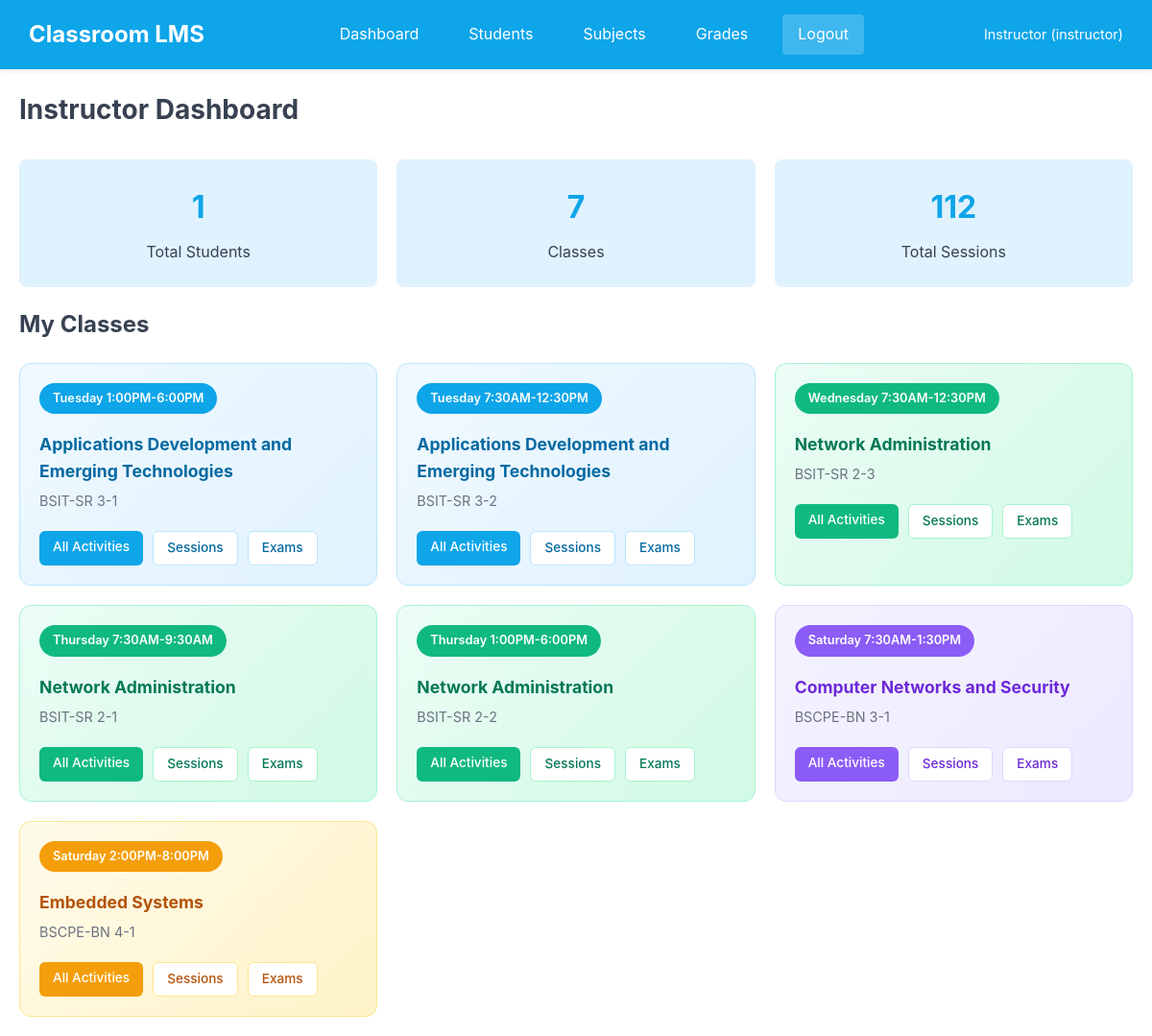
The app's page /dashboard (signed in) with its own data.
### tables this page shows
CREATE TABLE users (
            id INTEGER PRIMARY KEY AUTOINCREMENT,
            username TEXT UNIQUE NOT NULL,
            password_hash TEXT NOT NULL,
            full_name TEXT NOT NULL,
            role TEXT NOT NULL,
            student_id TEXT,
            section TEXT,
            created_at TIMESTAMP DEFAULT CURRENT_TIMESTAMP
        );

CREATE TABLE subjects (
        id INTEGER PRIMARY KEY AUTOINCREMENT,
        code TEXT NOT NULL,
        name TEXT NOT NULL,
        description TEXT,
        section TEXT,
        day TEXT,
        time_schedule TEXT
    );

### app.py (the view)
@app.route('/dashboard')
@login_required
def dashboard():
    if current_user.role != 'instructor':
        return redirect(url_for('student_dashboard'))
    conn = get_db()
    cursor = conn.cursor()
    cursor.execute('SELECT * FROM subjects')
    subjects = cursor.fetchall()
    cursor.execute('SELECT COUNT(*) as count FROM users WHERE role = "student"')
    student_count = cursor.fetchone()['count']
    conn.close()
    return render_template('dashboard.html', subjects=subjects, student_count=student_count)

### app.py (called while the page is built)
@login_manager.user_loader
def load_user(user_id):
    conn = get_db()
    cursor = conn.cursor()
    cursor.execute('SELECT * FROM users WHERE id = ?', (user_id,))
    user = cursor.fetchone()
    conn.close()
    if user:
        return User(user['id'], user['username'], user['full_name'], user['role'], user['student_id'], user['section'])
    return None

### database.py (called while the page is built)
def get_db():
    conn = sqlite3.connect(DATABASE)
    conn.row_factory = sqlite3.Row
    return conn

### templates/dashboard.html (shortened to what this page needs)
{% extends 'base.html' %}
{% block content %}
<div class="page-header">
    <h1>Instructor Dashboard</h1>
</div>
<div class="dashboard-grid">
    <div class="stat-card">
        <h3>{{ student_count }}</h3>
        <p>Total Students</p>
    </div>
    <div class="stat-card">
        <h3>{{ subjects|length }}</h3>
        <p>Classes</p>
    </div>
    <div class="stat-card">
        <h3>{{ subjects|length * 16 }}</h3>
        <p>Total Sessions</p>
    </div>
</div>
<h2 class="mt-20">My Classes</h2>
<div class="dashboard-grid">
    {% for subject in subjects %}
    {% set color_class = 'color-blue' %}
    {% if subject.code == 'COMP019' %}
        {% set color_class = 'color-sky' %}
    {% elif subject.code == 'COMP012' %}
        {% set color_class = 'color-emerald' %}
    {% elif subject.code == 'CNS' %}
        {% set color_class = 'color-violet' %}
    {% elif subject.code == 'ES' %}
        {% set color_class = 'color-amber' %}
    {% endif %}
    <div class="subject-card {{ color_class }}">
        <div class="schedule-badge">{{ subject.day }} {{ subject.time_schedule }}</div>
        <h3>{{ subject.name }}</h3>
        <p class="section-info">{{ subject.section }}</p>
        <div class="flex gap-10 mt-20 flex-wrap">
            <a href="{{ url_for('all_activities', subject_id=subject.id) }}" class="btn btn-sm btn-primary">All Activities</a>
            <a href="{{ url_for('subject_detail', id=subject.id) }}" class="btn btn-sm btn-light">Sessions</a>
            <a href="{{ url_for('subject_exams', subject_id=subject.id) }}" class="btn btn-sm btn-light">Exams</a>
        </div>
    </div>
    {% endfor %}
</div>
{% endblock %}

### templates/base.html (shortened to what this page needs)
<!DOCTYPE html>
<html lang="en">
<head>
    <link rel="stylesheet" href="{{ url_for('static', filename='css/style.css') }}">
</head>
<body>
    {% if current_user.is_authenticated %}
    <nav class="navbar">
        <div class="nav-brand">
            <a href="{{ url_for('index') }}">Classroom LMS</a>
        </div>
        <div class="nav-links">
            {% if current_user.role == 'instructor' %}
                <a href="{{ url_for('dashboard') }}">Dashboard</a>
                <a href="{{ url_for('students') }}">Students</a>
                <a href="{{ url_for('subjects') }}">Subjects</a>
                <a href="{{ url_for('grades') }}">Grades</a>
            {% else %}
                <a href="{{ url_for('student_dashboard') }}">Dashboard</a>
                <a href="{{ url_for('my_grades') }}">My Grades</a>
            {% endif %}
            <a href="{{ url_for('logout') }}" class="btn-logout">Logout</a>
        </div>
        <div class="nav-user">
            <span>{{ current_user.full_name }} ({{ current_user.role }})</span>
        </div>
    </nav>
    {% endif %}
    <main class="container">
        {% block content %}{% endblock %}
    </main>
</body>
</html>

### static/css/style.css (style rules this page uses)
* { margin: 0; padding: 0; box-sizing: border-box; }
body { font-family: 'Inter', -apple-system, BlinkMacSystemFont, 'Segoe UI', Roboto, sans-serif; background-color: #FFFFFF; color: #374151; line-height: 1.6; }
.container { max-width: 1200px; margin: 0 auto; padding: 20px; }
.navbar { background-color: #0EA5E9; padding: 15px 30px; display: flex; justify-content: space-between; align-items: center; box-shadow: 0 2px 4px rgba(0,0,0,0.1); }
.nav-brand a { color: white; text-decoration: none; font-size: 1.5rem; font-weight: bold; }
.nav-links { display: flex; gap: 20px; }
.nav-links a { color: white; text-decoration: none; padding: 8px 16px; border-radius: 4px; transition: background-color 0.2s; }
.nav-user { color: white; font-size: 0.9rem; }
.btn-logout { background-color: rgba(255,255,255,0.2) !important; }
.btn { display: inline-block; padding: 12px 24px; background-color: #0EA5E9; color: white; border: none; border-radius: 6px; font-size: 1rem; cursor: pointer; text-decoration: none; transition: background-color 0.2s; }
.btn-sm { padding: 6px 12px; font-size: 0.875rem; }
.dashboard-grid { display: grid; grid-template-columns: repeat(auto-fill, minmax(280px, 1fr)); gap: 20px; margin-top: 20px; }
.stat-card { background: #E0F2FE; border-radius: 8px; padding: 24px; text-align: center; }
.stat-card h3 { color: #0EA5E9; font-size: 2rem; margin-bottom: 8px; }
.stat-card p { color: #374151; }
.subject-card { background: white; border: 1px solid #E5E7EB; border-radius: 8px; padding: 20px; transition: box-shadow 0.2s; }
.subject-card h3 { color: #0EA5E9; margin-bottom: 8px; }
.subject-card p { color: #6B7280; font-size: 0.9rem; margin-bottom: 15px; }
.page-header { display: flex; justify-content: space-between; align-items: center; margin-bottom: 30px; }
.page-header h1 { font-size: 1.75rem; color: #374151; }
.mt-20 { margin-top: 20px; }
.flex { display: flex; }
.gap-10 { gap: 10px; }

### templates/dashboard.html (style rules this page uses)
.subject-card { border-radius: 12px; padding: 20px; transition: transform 0.2s, box-shadow 0.2s; }
.subject-card h3 { margin: 10px 0 5px 0; font-size: 1.1rem; }
.color-sky { background: linear-gradient(135deg, #F0F9FF 0%, #E0F2FE 100%); border: 1px solid #BAE6FD; }
.color-sky .schedule-badge { background: #0EA5E9; color: white; }
.color-sky h3 { color: #0369A1; }
.color-sky .btn-primary { background: #0EA5E9; color: white; }
.color-sky .btn-light { background: white; color: #0369A1; border: 1px solid #BAE6FD; }
.color-emerald { background: linear-gradient(135deg, #ECFDF5 0%, #D1FAE5 100%); border: 1px solid #A7F3D0; }
.color-emerald .schedule-badge { background: #10B981; color: white; }
.color-emerald h3 { color: #047857; }
.color-emerald .btn-primary { background: #10B981; color: white; }
.color-emerald .btn-light { background: white; color: #047857; border: 1px solid #A7F3D0; }
.color-violet { background: linear-gradient(135deg, #F5F3FF 0%, #EDE9FE 100%); border: 1px solid #DDD6FE; }
.color-violet .schedule-badge { background: #8B5CF6; color: white; }
.color-violet h3 { color: #6D28D9; }
.color-violet .btn-primary { background: #8B5CF6; color: white; }
.color-violet .btn-light { background: white; color: #6D28D9; border: 1px solid #DDD6FE; }
.color-amber { background: linear-gradient(135deg, #FFFBEB 0%, #FEF3C7 100%); border: 1px solid #FDE68A; }
.color-amber .schedule-badge { background: #F59E0B; color: white; }
.color-amber h3 { color: #B45309; }
.color-amber .btn-primary { background: #F59E0B; color: white; }
.color-amber .btn-light { background: white; color: #B45309; border: 1px solid #FDE68A; }
.schedule-badge { padding: 6px 14px; border-radius: 20px; font-size: 0.8rem; font-weight: 600; display: inline-block; margin-bottom: 8px; }
.section-info { color: #6B7280; font-size: 0.9rem; margin-top: 5px; }
.btn-sm { padding: 6px 14px; font-size: 0.85rem; border-radius: 6px; text-decoration: none; font-weight: 500; transition: all 0.2s; }

### records on screen
users: full_name "Instructor", role "instructor"
subjects: day "Tuesday", time_schedule "1:00PM-6:00PM", name "Applications Development and Emerging Technologies", section "BSIT-SR 3-1"
subjects: day "Tuesday", time_schedule "7:30AM-12:30PM", name "Applications Development and Emerging Technologies", section "BSIT-SR 3-2"
subjects: day "Wednesday", time_schedule "7:30AM-12:30PM", name "Network Administration", section "BSIT-SR 2-3"
subjects: day "Thursday", time_schedule "7:30AM-9:30AM", name "Network Administration", section "BSIT-SR 2-1"
subjects: day "Thursday", time_schedule "1:00PM-6:00PM", name "Network Administration", section "BSIT-SR 2-2"
subjects: day "Saturday", time_schedule "7:30AM-1:30PM", name "Computer Networks and Security", section "BSCPE-BN 3-1"
subjects: day "Saturday", time_schedule "2:00PM-8:00PM", name "Embedded Systems", section "BSCPE-BN 4-1"

### other values on screen
{{ student_count }} "1"
{{ subjects|length }} "7"
{{ subjects|length * 16 }} "112"
